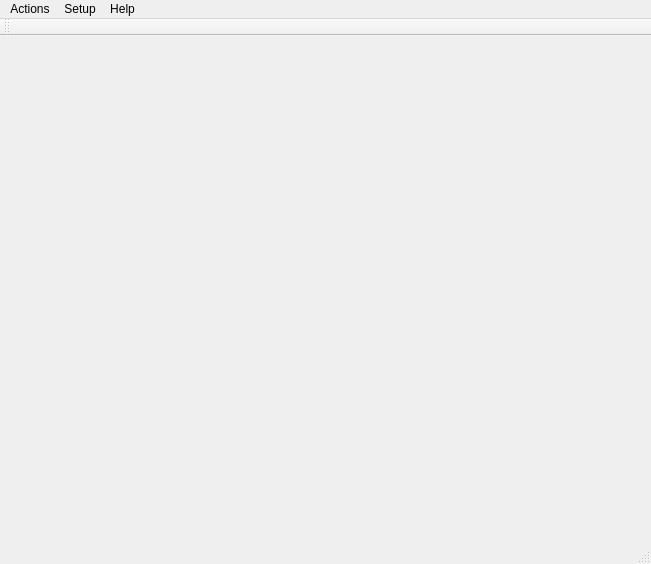
<?xml version="1.0" encoding="UTF-8"?>
<ui version="4.0">
 <class>WhiteBoardDaemonClass</class>
 <widget class="QMainWindow" name="WhiteBoardDaemonClass">
  <property name="geometry">
   <rect>
    <x>0</x>
    <y>0</y>
    <width>651</width>
    <height>564</height>
   </rect>
  </property>
  <property name="windowTitle">
   <string>WhiteBoardDaemon</string>
  </property>
  <widget class="QWidget" name="centralWidget">
   <widget class="QLabel" name="CamView">
    <property name="geometry">
     <rect>
      <x>0</x>
      <y>0</y>
      <width>651</width>
      <height>531</height>
     </rect>
    </property>
    <property name="text">
     <string/>
    </property>
    <property name="alignment">
     <set>Qt::AlignCenter</set>
    </property>
   </widget>
  </widget>
  <widget class="QMenuBar" name="menuBar">
   <property name="geometry">
    <rect>
     <x>0</x>
     <y>0</y>
     <width>651</width>
     <height>23</height>
    </rect>
   </property>
   <widget class="QMenu" name="menuActions">
    <property name="title">
     <string>Actions</string>
    </property>
    <widget class="QMenu" name="menuManual_covering_area">
     <property name="title">
      <string>Manual covering area</string>
     </property>
     <addaction name="actionAdd"/>
     <addaction name="actionErase"/>
    </widget>
    <widget class="QMenu" name="menuManual_Calibration">
     <property name="title">
      <string>Manual Calibration</string>
     </property>
     <addaction name="action25_points"/>
     <addaction name="action36_points"/>
    </widget>
    <addaction name="actionStart"/>
    <addaction name="actionStop"/>
    <addaction name="separator"/>
    <addaction name="actionConfiguration"/>
    <addaction name="actionAutomatic_blocking_noise"/>
    <addaction name="menuManual_covering_area"/>
    <addaction name="menuManual_Calibration"/>
    <addaction name="actionAutomatical_Calibration"/>
    <addaction name="separator"/>
    <addaction name="actionProhibit_light_pen_control"/>
    <addaction name="actionExit"/>
   </widget>
   <widget class="QMenu" name="menuSet_up">
    <property name="title">
     <string>Setup</string>
    </property>
    <addaction name="actionCamera_Debug_Mode"/>
    <addaction name="actionLaser_Debug_Mode"/>
    <addaction name="actionIn_use_Mode"/>
   </widget>
   <widget class="QMenu" name="menuAbout">
    <property name="title">
     <string>Help</string>
    </property>
    <addaction name="actionLanguage"/>
    <addaction name="actionAbout"/>
   </widget>
   <addaction name="menuActions"/>
   <addaction name="menuSet_up"/>
   <addaction name="menuAbout"/>
  </widget>
  <widget class="QToolBar" name="mainToolBar">
   <attribute name="toolBarArea">
    <enum>TopToolBarArea</enum>
   </attribute>
   <attribute name="toolBarBreak">
    <bool>false</bool>
   </attribute>
  </widget>
  <widget class="QStatusBar" name="statusBar"/>
  <action name="actionStart">
   <property name="text">
    <string>Start</string>
   </property>
  </action>
  <action name="actionStop">
   <property name="text">
    <string>Stop</string>
   </property>
  </action>
  <action name="actionConfiguration">
   <property name="text">
    <string>Configuration</string>
   </property>
  </action>
  <action name="actionAutomatic_blocking_noise">
   <property name="text">
    <string>Automatical blocking noise</string>
   </property>
  </action>
  <action name="actionAutomatical_Calibration">
   <property name="text">
    <string>Automatical Calibration</string>
   </property>
  </action>
  <action name="actionProhibit_light_pen_control">
   <property name="text">
    <string>Prohibit light-pen control</string>
   </property>
  </action>
  <action name="actionExit">
   <property name="text">
    <string>Exit</string>
   </property>
  </action>
  <action name="actionAdd">
   <property name="text">
    <string>Add</string>
   </property>
  </action>
  <action name="actionErase">
   <property name="text">
    <string>Erase</string>
   </property>
  </action>
  <action name="action25_points">
   <property name="text">
    <string>25 points</string>
   </property>
  </action>
  <action name="action36_points">
   <property name="text">
    <string>36 points</string>
   </property>
  </action>
  <action name="actionCamera_Debug_Mode">
   <property name="text">
    <string>Camera Debug Mode</string>
   </property>
  </action>
  <action name="actionLaser_Debug_Mode">
   <property name="text">
    <string>Laser Debug Mode</string>
   </property>
  </action>
  <action name="actionIn_use_Mode">
   <property name="text">
    <string>Normal Service Mode</string>
   </property>
  </action>
  <action name="actionLanguage">
   <property name="text">
    <string>Language</string>
   </property>
  </action>
  <action name="actionAbout">
   <property name="text">
    <string>About</string>
   </property>
  </action>
 </widget>
 <layoutdefault spacing="6" margin="11"/>
 <resources>
  <include location="whiteboarddaemon.qrc"/>
 </resources>
 <connections>
  <connection>
   <sender>actionConfiguration</sender>
   <signal>triggered()</signal>
   <receiver>WhiteBoardDaemonClass</receiver>
   <slot>configure()</slot>
   <hints>
    <hint type="sourcelabel">
     <x>-1</x>
     <y>-1</y>
    </hint>
    <hint type="destinationlabel">
     <x>321</x>
     <y>281</y>
    </hint>
   </hints>
  </connection>
  <connection>
   <sender>actionAutomatical_Calibration</sender>
   <signal>triggered()</signal>
   <receiver>WhiteBoardDaemonClass</receiver>
   <slot>autoCalibration()</slot>
   <hints>
    <hint type="sourcelabel">
     <x>-1</x>
     <y>-1</y>
    </hint>
    <hint type="destinationlabel">
     <x>325</x>
     <y>281</y>
    </hint>
   </hints>
  </connection>
  <connection>
   <sender>actionExit</sender>
   <signal>triggered()</signal>
   <receiver>WhiteBoardDaemonClass</receiver>
   <slot>close()</slot>
   <hints>
    <hint type="sourcelabel">
     <x>-1</x>
     <y>-1</y>
    </hint>
    <hint type="destinationlabel">
     <x>325</x>
     <y>281</y>
    </hint>
   </hints>
  </connection>
 </connections>
</ui>
